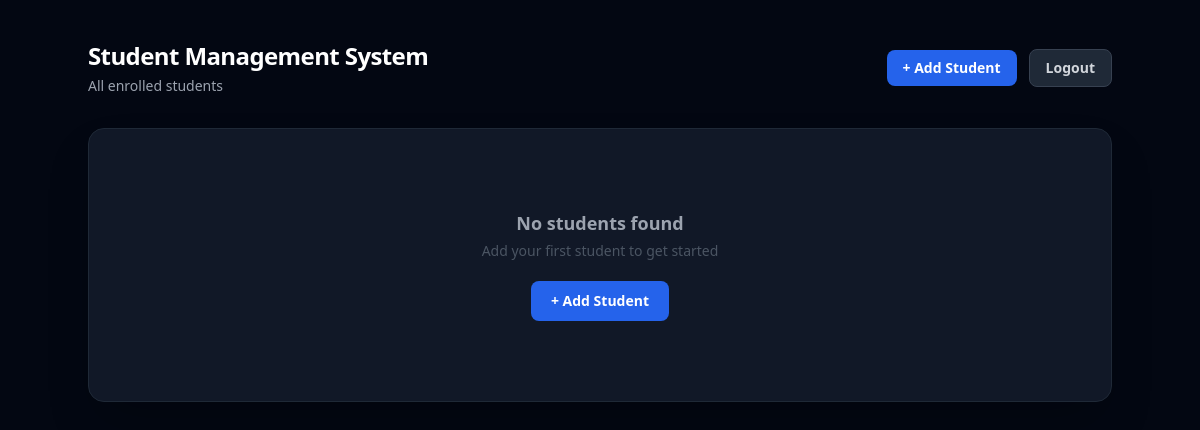
The app's page /home (signed in), older data.
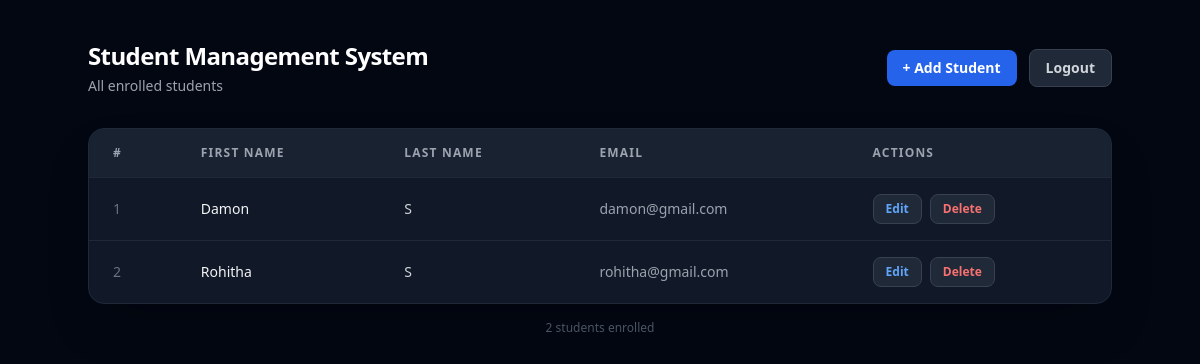
The same page, newer data.
### tables this page shows
CREATE TABLE students(
    id INTEGER PRIMARY KEY AUTOINCREMENT,
    first_name TEXT,
    last_name TEXT,
    email TEXT,
    phone_number TEXT,
    created_at TIMESTAMP DEFAULT CURRENT_TIMESTAMP,
    updated_at TIMESTAMP DEFAULT CURRENT_TIMESTAMP,
    deleted_at TIMESTAMP DEFAULT NULL
    );

### sms/app.py (the view)
@app.route("/home")
def home():
    if "user" not in session:
        return "Access Restricted. Please login first.", 401
    conn = get_db_connection()
    cursor = conn.cursor()
    cursor.execute("SELECT * FROM students WHERE deleted_at IS NULL")
    students = cursor.fetchall()
    conn.close()
    return render_template(
        "home.html",
        students=students,
        role=session["role"],
        username=session["user"]
    )

### sms/app.py (called while the page is built)
def get_db_connection():
    conn = sqlite3.connect("students.db")
    conn.row_factory = sqlite3.Row
    return conn

### sms/templates/home.html (shortened to what this page needs)
<!DOCTYPE html>
<html lang="en">
<head>
  <script src="https://cdn.tailwindcss.com"></script>
</head>
<body class="min-h-screen bg-gray-950 text-gray-100 px-6 py-10">
  <div class="max-w-5xl mx-auto">
    <div class="flex items-center justify-between mb-8">
      <div>
        <h1 class="text-2xl font-bold text-white tracking-tight">Student Management System</h1>
        <p class="text-sm text-gray-400 mt-1">All enrolled students</p>
      </div>
      <div class="flex items-center gap-3">
        <a href="/form">
          <button class="rounded-lg bg-blue-600 px-4 py-2 text-sm font-semibold text-white
                         transition duration-200 hover:bg-blue-500 active:scale-[0.98]">
            + Add Student
          </button>
        </a>
        <a href="/logout">
          <button class="rounded-lg border border-gray-700 bg-gray-800 px-4 py-2 text-sm font-semibold text-gray-300
                         transition duration-200 hover:bg-gray-700 active:scale-[0.98]">
            Logout
          </button>
        </a>
      </div>
    </div>
    <div class="rounded-2xl border border-gray-800 bg-gray-900 overflow-hidden shadow-2xl">
      {% if students %}
      <table class="w-full text-sm">
        <thead>
          <tr class="border-b border-gray-800 bg-gray-800/60">
            <th class="px-6 py-4 text-left text-xs font-semibold uppercase tracking-widest text-gray-400">#</th>
            <th class="px-6 py-4 text-left text-xs font-semibold uppercase tracking-widest text-gray-400">First Name</th>
            <th class="px-6 py-4 text-left text-xs font-semibold uppercase tracking-widest text-gray-400">Last Name</th>
            <th class="px-6 py-4 text-left text-xs font-semibold uppercase tracking-widest text-gray-400">Email</th>
            <th class="px-6 py-4 text-left text-xs font-semibold uppercase tracking-widest text-gray-400">Actions</th>
          </tr>
        </thead>
        <tbody class="divide-y divide-gray-800">
          {% for student in students %}
          <tr class="transition duration-150 hover:bg-gray-800/50">
            <td class="px-6 py-4 text-gray-500">{{ loop.index }}</td>
            <td class="px-6 py-4 font-medium text-gray-100">{{ student["first_name"] }}</td>
            <td class="px-6 py-4 text-gray-300">{{ student["last_name"] }}</td>
            <td class="px-6 py-4 text-gray-400">{{ student["email"] }}</td>
            <td class="px-6 py-4">
              <div class="flex items-center gap-2">
                <a href="/edit/{{ student['id'] }}">
                  <button class="rounded-lg border border-gray-700 bg-gray-800 px-3 py-1.5 text-xs font-semibold text-blue-400
                                 transition duration-150 hover:border-blue-500 hover:bg-gray-700 active:scale-95">
                    Edit
                  </button>
                </a>
                <a href="/delete/{{ student['id'] }}">
                  <button class="rounded-lg border border-gray-700 bg-gray-800 px-3 py-1.5 text-xs font-semibold text-red-400
                                 transition duration-150 hover:border-red-500 hover:bg-gray-700 active:scale-95">
                    Delete
                  </button>
                </a>
              </div>
            </td>
          </tr>
          {% endfor %}
        </tbody>
      </table>
      {% else %}
      <div class="flex flex-col items-center justify-center py-20 text-center">
        <p class="text-lg font-semibold text-gray-400">No students found</p>
        <p class="text-sm text-gray-600 mt-1">Add your first student to get started</p>
        <a href="/form" class="mt-5">
          <button class="rounded-lg bg-blue-600 px-5 py-2.5 text-sm font-semibold text-white
                         transition duration-200 hover:bg-blue-500">
            + Add Student
          </button>
        </a>
      </div>
      {% endif %}
    </div>
    {% if students %}
    <p class="mt-4 text-center text-xs text-gray-600">
      {{ students | length }} student{{ 's' if students | length != 1 else '' }} enrolled
    </p>
    {% endif %}
  </div>
</body>
</html>

Row changes from the older to the newer data that the page shows:
now on this page (row edited): students: first_name "Damon", last_name "S", email "damon@gmail.com"
now on this page (row edited): students: first_name "Rohitha", last_name "S", email "rohitha@gmail.com"
Text that changed along with them:
{{ students | length }}: (not shown) → "2"
{{ 's' if students | length != 1 else '' }}: (not shown) → "s"
text no longer shown: "No students found Add your first student to get started + Add Student"
text now shown: "# FIRST NAME LAST NAME EMAIL ACTIONS student enrolled"
